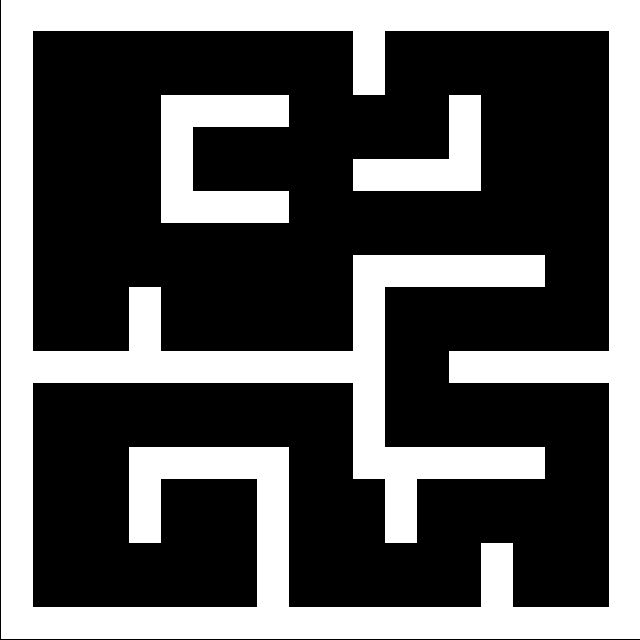

Rendered tile map (Tiled .tmx) drawn with the repository's tilesets; below, a short description and the full map source, tile grids included:
An orthogonal 20x20 tile map with 32x32 px tiles, 1 tile layer (Tile Layer 1).

<map version="1.10" tiledversion="1.11.2" orientation="orthogonal" renderorder="right-down" width="20" height="20" tilewidth="32" tileheight="32" infinite="0" nextlayerid="2" nextobjectid="1">
 <tileset firstgid="1" source="../bridgeit.tsx" />
 <layer id="1" name="Tile Layer 1" width="20" height="20">
  <data encoding="csv">
1,1,1,1,1,1,1,1,1,1,1,1,1,1,1,1,1,1,1,1,
1,0,0,0,0,0,0,0,0,0,0,1,0,0,0,0,0,0,0,1,
1,0,0,0,0,0,0,0,0,0,0,1,0,0,0,0,0,0,0,1,
1,0,0,0,0,1,1,1,1,0,0,0,0,0,1,0,0,0,0,1,
1,0,0,0,0,1,0,0,0,0,0,0,0,0,1,0,0,0,0,1,
1,0,0,0,0,1,0,0,0,0,0,1,1,1,1,0,0,0,0,1,
1,0,0,0,0,1,1,1,1,0,0,0,0,0,0,0,0,0,0,1,
1,0,0,0,0,0,0,0,0,0,0,0,0,0,0,0,0,0,0,1,
1,0,0,0,0,0,0,0,0,0,0,1,1,1,1,1,1,0,0,1,
1,0,0,0,1,0,0,0,0,0,0,1,0,0,0,0,0,0,0,1,
1,0,0,0,1,0,0,0,0,0,0,1,0,0,0,0,0,0,0,1,
1,1,1,1,1,1,1,1,1,1,1,1,0,0,1,1,1,1,1,1,
1,0,0,0,0,0,0,0,0,0,0,1,0,0,0,0,0,0,0,1,
1,0,0,0,0,0,0,0,0,0,0,1,0,0,0,0,0,0,0,1,
1,0,0,0,1,1,1,1,1,0,0,1,1,1,1,1,1,0,0,1,
1,0,0,0,1,0,0,0,1,0,0,0,1,0,0,0,0,0,0,1,
1,0,0,0,1,0,0,0,1,0,0,0,1,0,0,0,0,0,0,1,
1,0,0,0,0,0,0,0,1,0,0,0,0,0,0,1,0,0,0,1,
1,0,0,0,0,0,0,0,1,0,0,0,0,0,0,1,0,0,0,1,
1,1,1,1,1,1,1,1,1,1,1,1,1,1,1,1,1,1,1,1
</data>
 </layer>
</map>
